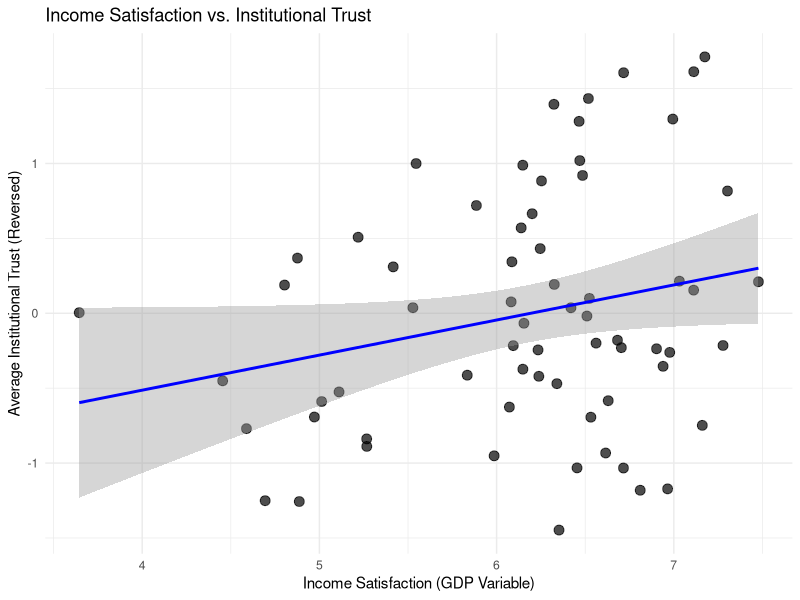
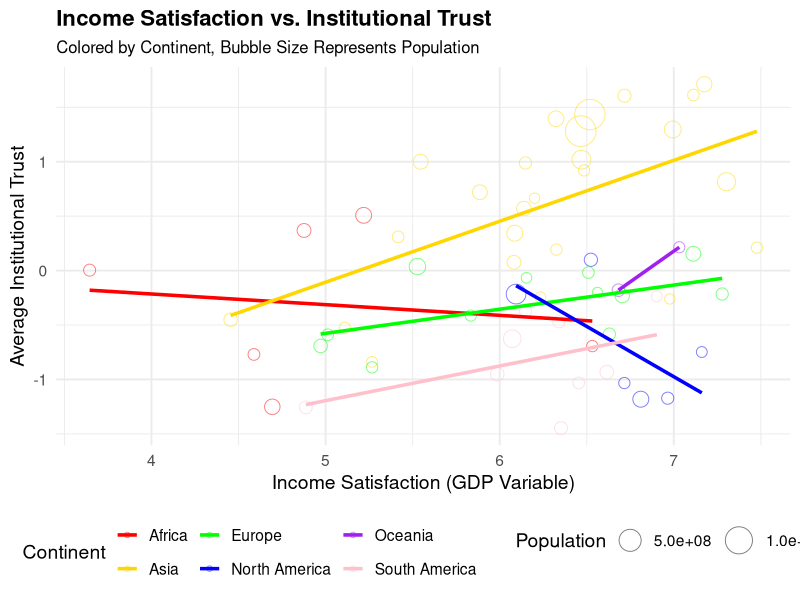

R code for these plots, in order:
## Is there a relationship between income level and trust?
getwd()
setwd("D:/CEU_MA_EDP/Winter 2025/AI for EDP") 
list.files()  # This shows all files in the folder
WVS_data <- read.csv("WVS_GDP_merged_data.csv", stringsAsFactors = FALSE)

head(WVS_data)    # View the first few rows of the dataset
str(WVS_data)     # Check the structure of the dataset
summary(WVS_data) # Summary statistics

## Think in terms of two variables. 1. Pick a single variable or a combined index of variables 2. Pick a GDP variable 
# For a single item, e.g., Q64
WVS_data$Q64_rev <- 5 - WVS_data$Q64
# Explanation: if Q64 = 1 (a great deal), then Q64_rev = 4 (high trust)
#              if Q64 = 4 (none at all), then Q64_rev = 1 (low trust)

library(dplyr)

WVS_data <- WVS_data %>%
  mutate(
    Q64_rev = 5 - Q64,
    Q65_rev = 5 - Q65,
    Q66_rev = 5 - Q66,
    Q67_rev = 5 - Q67,
    Q68_rev = 5 - Q68,
    Q69_rev = 5 - Q69,
    Q70_rev = 5 - Q70,
    Q71_rev = 5 - Q71,
    Q72_rev = 5 - Q72,
    Q73_rev = 5 - Q73,
    Q74_rev = 5 - Q74
  ) %>%
  
  # Now standardize these reversed items:
  mutate(across(ends_with("_rev"), scale)) %>%
  # Create the average trust score:
  mutate(avg_trust = rowMeans(select(., ends_with("_rev")), na.rm = TRUE))

df_agg <- WVS_data %>%
  group_by(B_COUNTRY_ALPHA) %>%
  summarise(
    income_satisfaction = mean(Q50, na.rm = TRUE),
    avg_trust = mean(avg_trust, na.rm = TRUE)
  )

model_inst <- lm(avg_trust ~ income_satisfaction, data = df_agg)
summary(model_inst)

library(broom)
# Convert regression results into a data frame
reg_table <- tidy(model_inst)
print(reg_table)
tidy(model_inst, conf.int = TRUE)


## Create one carefully designed graph to illustrate the relationship (Graph 1)
library(ggplot2)
ggplot(df_agg, aes(x = income_satisfaction, y = avg_trust)) +
  geom_point(size = 3, alpha = 0.7) +
  geom_smooth(method = "lm", se = TRUE, color = "blue") +
  labs(title = "Income Satisfaction vs. Institutional Trust",
       x = "Income Satisfaction (GDP Variable)",
       y = "Average Institutional Trust (Reversed)") +
  theme_minimal()


## Use population to show heterogeneity by groups. (For an extra point add continents and show heterogeneity accordingly instead). Show this in another graph (Graph 2).
# Load necessary libraries
library(dplyr)
library(ggplot2)

unique(WVS_data$B_COUNTRY_ALPHA)

df_agg <- WVS_data %>%
  group_by(B_COUNTRY_ALPHA) %>%
  summarise(
    income_satisfaction = mean(Q50, na.rm = TRUE),  # GDP proxy
    avg_trust = mean(avg_trust, na.rm = TRUE),
    Population = mean(Population, na.rm = TRUE)  # Ensure Population is included
  )


# Create a data frame mapping ISO3 country codes to continents
continent_df <- data.frame(
  ISO3 = c("ALB", "AND", "ARG", "ARM", "AUS", "AUT", "AZE", "BGD", "BLR", "BEL",
           "BOL", "BIH", "BRA", "BGR", "CAN", "CHL", "CHN", "COL", "HRV", "CYP",
           "CZE", "DNK", "ECU", "EGY", "EST", "ETH", "FIN", "FRA", "GEO", "DEU",
           "GBR", "GRC", "GTM", "HKG", "HUN", "ISL", "IND", "IDN", "IRN", "IRQ",
           "ITA", "JPN", "JOR", "KAZ", "KEN", "KGZ", "LBN", "LBY", "LTU", "LUX",
           "MAC", "MDV", "MEX", "MNG", "MNE", "NLD", "NZL", "NIC", "NIR", "NOR",
           "PAK", "PER", "PHL", "PRI", "POL", "PRT", "ROU", "RUS", "SGP", "SRB",
           "SVK", "SVN", "KOR", "ESP", "SWE", "CHE", "TWN", "TJK", "THA", "TUN",
           "TUR", "UKR", "USA", "URY", "UZB", "VEN", "VNM", "ZWE"),
  Continent = c("Europe", "Europe", "South America", "Asia", "Oceania", "Europe", "Asia", "Asia", "Europe", "Europe",
                "South America", "Europe", "South America", "Europe", "North America", "South America", "Asia", "South America", "Europe", "Europe", 
                "Europe", "Europe", "South America", "Africa", "Europe", "Africa", "Europe", "Europe", "Asia", "Europe",
                "Europe", "Europe", "North America", "Asia", "Europe", "Europe", "Asia", "Asia", "Asia", "Asia",
                "Europe", "Asia", "Asia", "Asia", "Africa", "Asia", "Asia", "Africa", "Europe", "Europe",
                "Asia", "Asia", "North America", "Asia", "Europe", "Europe", "Oceania", "North America", "Europe", "Europe",
                "Asia", "South America", "Asia", "North America", "Europe", "Europe", "Europe", "Europe", "Asia", "Europe",
                "Europe", "Europe", "Asia", "Europe", "Europe", "Europe", "Asia", "Asia", "Asia", "Africa", 
                "Asia", "Europe", "North America", "South America", "Asia", "South America", "Asia", "Africa")
)

# Ensure both columns have the same length
nrow(continent_df)  

# Merge continent data with df_agg using ISO3 country codes
df_agg <- merge(df_agg, continent_df, by.x = "B_COUNTRY_ALPHA", by.y = "ISO3", all.x = TRUE)

# Check if merging was successful
head(df_agg)


# Run an updated regression model including Continent and Population
model_updated <- lm(avg_trust ~ income_satisfaction + Continent + Population, data = df_agg)
# Show regression summary
summary(model_updated)

reg_table <- tidy(model_updated)
print(reg_table)
tidy(model_updated, conf.int = TRUE)


# Remove NA values for Continent
df_agg_clean <- df_agg %>% 
  filter(!is.na(Continent))  # Remove missing continent values

# Enhanced visualization for better readability
ggplot(df_agg_clean, aes(x = income_satisfaction, y = avg_trust, color = Continent)) +
  geom_point(aes(size = Population), alpha = 0.5, shape = 21, stroke = 0.5) +  # Improved point appearance
  geom_smooth(method = "lm", se = FALSE, aes(group = Continent), linewidth = 1.2, linetype = "solid") +  # Smoother trend lines
  scale_size_continuous(range = c(3, 10)) +  # Keeps bubbles reasonable size
  scale_color_manual(values = c("Africa" = "red", "Asia" = "gold", "Europe" = "green",
                                "North America" = "blue", "Oceania" = "purple", "South America" = "pink")) +  # Better colors
  labs(title = "Income Satisfaction vs. Institutional Trust",
       subtitle = "Colored by Continent, Bubble Size Represents Population",
       x = "Income Satisfaction (GDP Variable)",
       y = "Average Institutional Trust",
       size = "Population",
       color = "Continent") +
  theme_minimal(base_size = 14) +  # Clean theme with larger font
  theme(legend.position = "bottom",  # Move legend to bottom
        plot.title = element_text(face = "bold", size = 16),
        plot.subtitle = element_text(size = 12))

## Think about a causal link. 
# Adding Control Variables
df_agg_causal <- WVS_data %>%
  group_by(B_COUNTRY_ALPHA) %>%
  summarise(
    income_satisfaction = mean(Q50, na.rm = TRUE),  # GDP proxy
    avg_trust = mean(avg_trust, na.rm = TRUE),
    Population = mean(Population, na.rm = TRUE),  # Ensure Population is included
    Family_Importance = mean(Q1, na.rm = TRUE),
    Friends_Importance = mean(Q2, na.rm = TRUE),
    Happiness_Level = mean(Q46, na.rm = TRUE),
    Life_Satisfaction = mean(Q47, na.rm = TRUE),
    Trust_Others = mean(Q57, na.rm = TRUE),
    Confidence_Government = mean(Q71, na.rm = TRUE),
    Confidence_Media = mean(Q78, na.rm = TRUE),
    Political_Interest = mean(Q89, na.rm = TRUE)
  )
df_agg_causal <- merge(df_agg_causal, continent_df, by.x = "B_COUNTRY_ALPHA", by.y = "ISO3", all.x = TRUE)
summary(df_agg_causal)

#  Run the updated regression model
model_causal <- lm(avg_trust ~ income_satisfaction + Population + Continent+
                     Family_Importance + Friends_Importance + 
                     Happiness_Level + Life_Satisfaction + 
                     Trust_Others + Confidence_Government + 
                     Confidence_Media + Political_Interest, data = df_agg_causal)

# Display results
summary(model_causal)

# Interaction Model: Testing If the Effect Varies Across Continents
# Run interaction model: Does income satisfaction affect trust differently by continent?
model_interaction <- lm(avg_trust ~ income_satisfaction * Continent, data = df_agg_causal)
# Display the results
summary(model_interaction)

reg_table <- tidy(model_interaction)
print(reg_table)
tidy(model_interaction, conf.int = TRUE)

# Addressing Endogeneity (Reverse Causality)
# Instrumental Variable (IV) Approach
# Load the AER package for IV regression
library(AER)

# Step 1: First-stage regression (Predict income satisfaction using Population)
first_stage <- lm(income_satisfaction ~ Population, data = df_agg)
# Step 2: Second-stage regression (Predict avg_trust using predicted income satisfaction)
iv_model <- ivreg(avg_trust ~ income_satisfaction | Population, data = df_agg)
# Display IV regression results
summary(iv_model)
